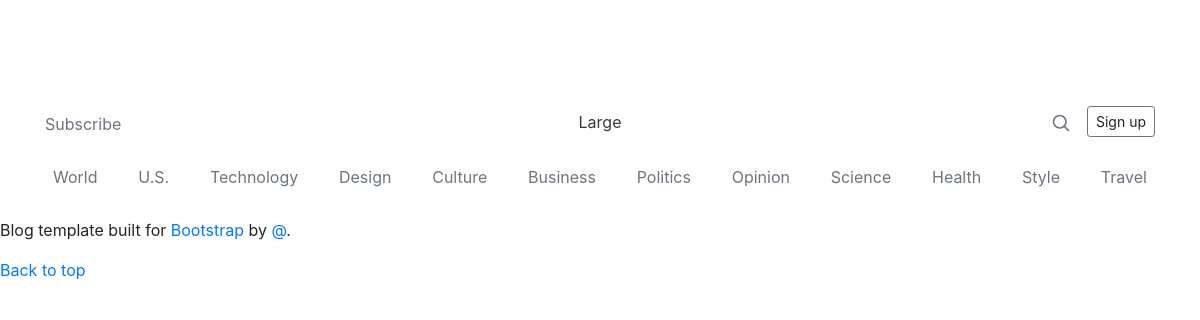
/, run on an earlier commit of the app's database.
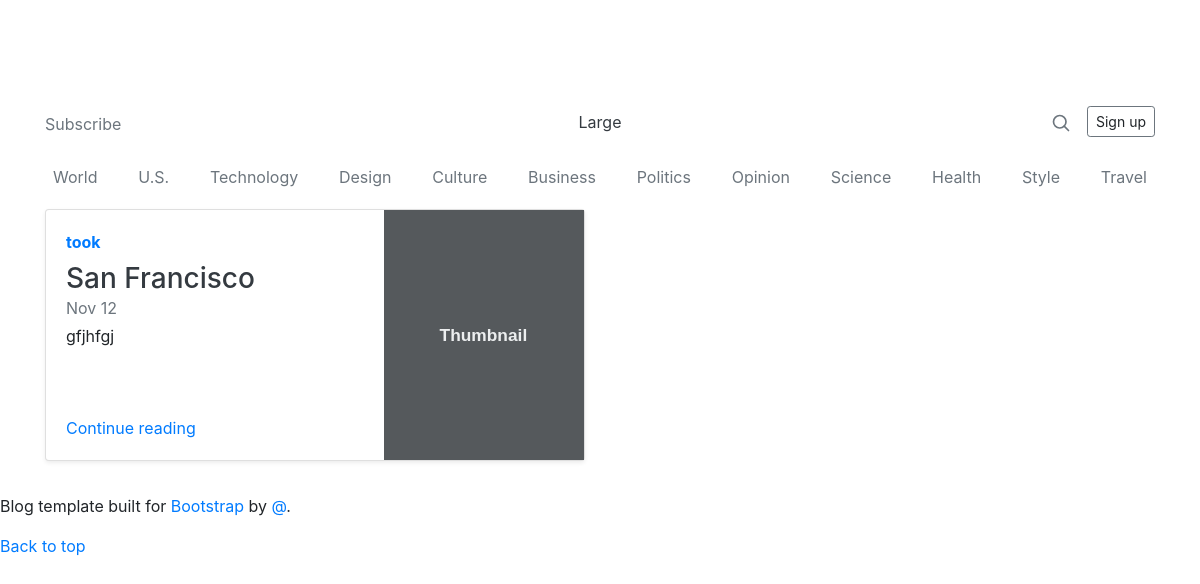
And on a later commit of the database.
### rentaldvd/models.py (models this page shows, shortened)
class Dvd(models.Model):
    STATUS_CHOICES = (
        ('took', 'Took the disk'),
        ('returned', 'Returned disk'),
    )
    user            = models.ForeignKey(AUTH_USER_MODEL, on_delete=models.CASCADE, null=True, default=None, blank=True)
    title           = models.CharField(max_length=120)
    content         = models.TextField()
    status          = models.CharField(max_length=10, choices=STATUS_CHOICES, default='returned')
    date_took       = models.DateTimeField(auto_now_add=False, editable=True, default=timezone.now, blank=False)
    date_returned   = models.DateTimeField(auto_now_add=False, editable=True, default=timezone.now, blank=False)
    updated         = models.DateTimeField(auto_now=True)
    timestamp       = models.DateTimeField(auto_now_add=True)
    objects = DvdManager()
    def get_absolute_url(self):
        return reverse("rentaldvd:detail", kwargs={"id": self.id})

### rentaldvd/views.py (the view)
# urls.py: url(r'^$', views.DvdListView.as_view(), name='home'),
class DvdListView(ListView):
    template_name = 'home.html'
    queryset = Dvd.objects.all()

### rentaldvd/templates/home.html (shortened to what this page needs)
{% extends 'base.html' %}
{% block content %}
<div class="row mb-2">
    {% for instance in object_list %}
            <div class="col-md-6">
          <div class="card flex-md-row mb-4 shadow-sm h-md-250">
            <div class="card-body d-flex flex-column align-items-start">
              <strong class="d-inline-block mb-2 text-primary">{{ instance.status }}</strong>
              <h3 class="mb-0">
                <a class="text-dark" href="{{ instance.get_absolute_url }}">{{ instance.title }}</a>
              </h3>
              <div class="mb-1 text-muted">Nov 12</div>
              <p class="card-text mb-auto">{{ instance.content }}</p>
              <a href="{{ instance.get_absolute_url }}">Continue reading</a>
            </div>
            <img class="card-img-right flex-auto d-none d-lg-block" data-src="holder.js/200x250?theme=thumb" alt="Thumbnail [200x250]" style="width: 200px; height: 250px;" data-holder-rendered="true">
          </div>
        </div>
{% endfor %}
      </div>
    	<div class="row">
			<div class="col-md-6 col-md-offset-3">
			</div>
		</div>
{% endblock %}

### templates/base.html (shortened to what this page needs)
{% load static %}
<!doctype html>
<html lang="en">
<head>
    <link rel="stylesheet" href="https://stackpath.bootstrapcdn.com/bootstrap/4.1.3/css/bootstrap.min.css">
    <link rel="stylesheet" href="https://getbootstrap.com/docs/4.1/examples/blog/blog.css" >
    <link rel="stylesheet" type="text/css" href="{% static 'custom.css' %}">
</head>
<body>
    <div class="container">
       {% include 'navbar.html' %}
       {% block content %}{% endblock %}
    </div>
<footer class="blog-footer">
      <p>Blog template built for <a href="#">Bootstrap</a> by <a href="#">@</a>.</p>
      <p>
        <a href="#">Back to top</a>
      </p>
    </footer>
</body>
</html>

### templates/navbar.html
      <header class="blog-header py-3">
        <div class="row flex-nowrap justify-content-between align-items-center">
          <div class="col-4 pt-1">
            <a class="text-muted" href="#">Subscribe</a>
          </div>
          <div class="col-4 text-center">
            <a class="blog-header-logo text-dark" href="{% url 'rentaldvd:home' %}">Large</a>
          </div>
          <div class="col-4 d-flex justify-content-end align-items-center">
            <a class="text-muted" href="{% url 'rentaldvd:home' %}">
              <svg xmlns="http://www.w3.org/2000/svg" width="20" height="20" viewBox="0 0 24 24" fill="none" stroke="currentColor" stroke-width="2" stroke-linecap="round" stroke-linejoin="round" class="mx-3"><circle cx="10.5" cy="10.5" r="7.5"></circle><line x1="21" y1="21" x2="15.8" y2="15.8"></line></svg>
            </a>
              {% if request.user.is_authenticated %}
              <span>{{ request.user }} </span>
                <a class="btn btn-sm btn-outline-secondary" href="{% url 'api-auth:logout' %}">logout</a>
              {% else %}
                <a class="btn btn-sm btn-outline-secondary" data-toggle="modal" data-target="#exampleModal">Sign up</a>
              {% endif %}
          </div>
        </div>
      </header>
      <div class="nav-scroller py-1 mb-2">
        <nav class="nav d-flex justify-content-between">
          <a class="p-2 text-muted" href="#">World</a>
          <a class="p-2 text-muted" href="#">U.S.</a>
          <a class="p-2 text-muted" href="#">Technology</a>
          <a class="p-2 text-muted" href="#">Design</a>
          <a class="p-2 text-muted" href="#">Culture</a>
          <a class="p-2 text-muted" href="#">Business</a>
          <a class="p-2 text-muted" href="#">Politics</a>
          <a class="p-2 text-muted" href="#">Opinion</a>
          <a class="p-2 text-muted" href="#">Science</a>
          <a class="p-2 text-muted" href="#">Health</a>
          <a class="p-2 text-muted" href="#">Style</a>
          <a class="p-2 text-muted" href="#">Travel</a>
        </nav>
      </div>

### static/custom.css (style rules this page uses)
body { padding-top: 90px; }

What changed in the data, as far as the page shows it:
added Dvd: status "took", title "San Francisco", content "gfjhfgj"
